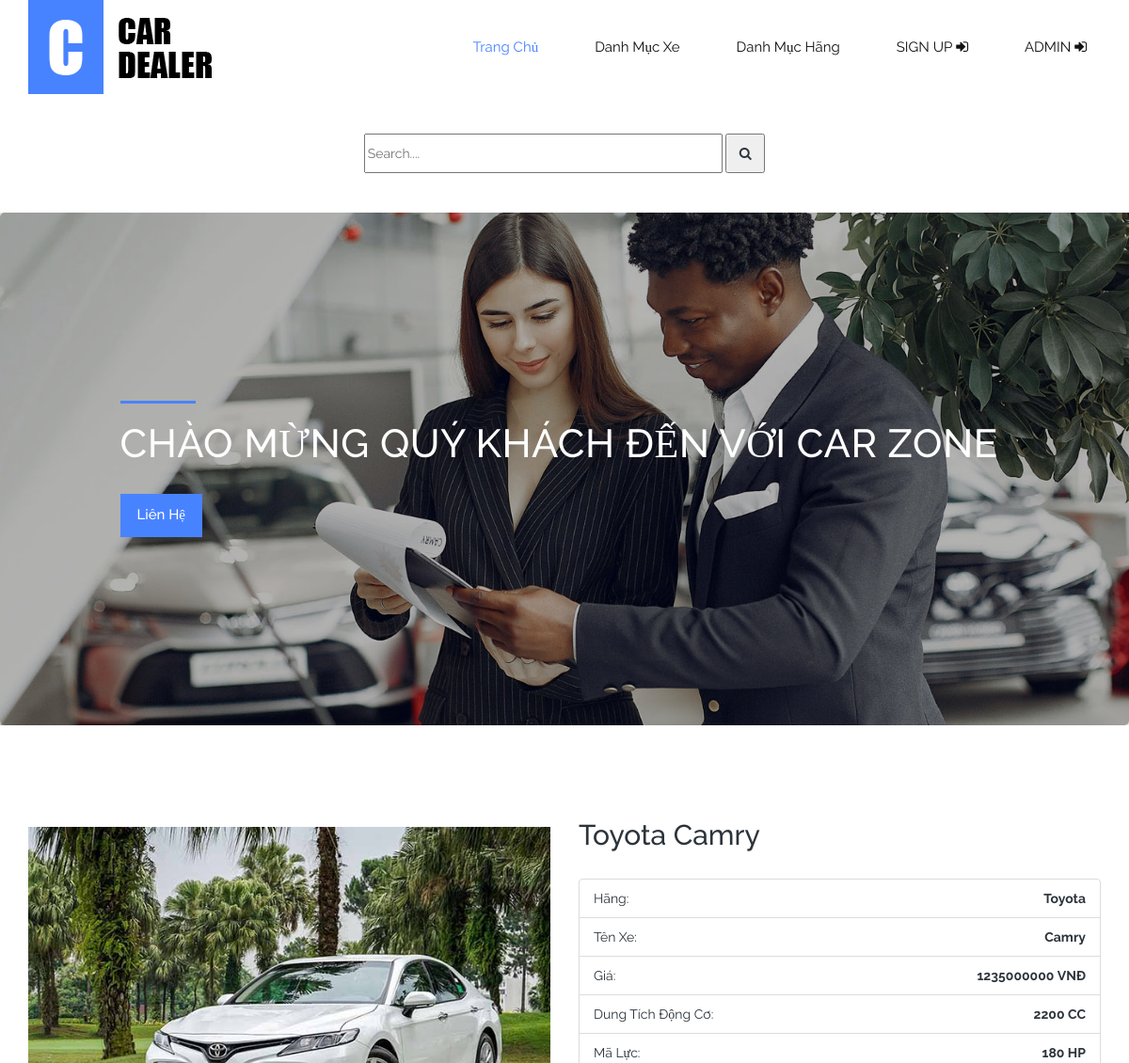
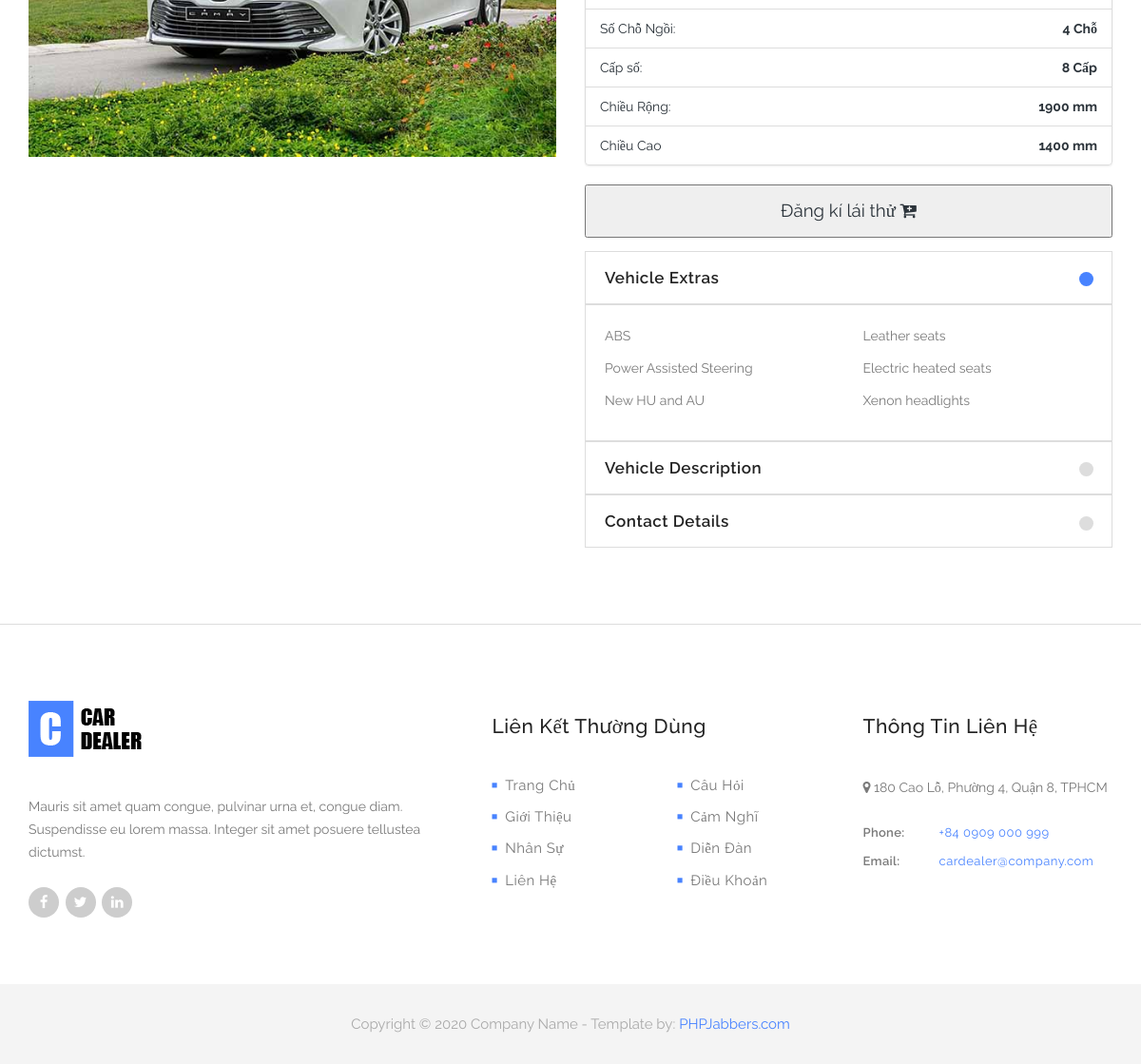
Page /index.php?controller=sanpham&id=P7&action=getID on the committed database (2 pictures, top to bottom).
### tables this page shows
CREATE TABLE `product` (
  `idProduct` char(10) NOT NULL,
  `nameProduct` varchar(45) NOT NULL,
  `priceProduct` float NOT NULL,
  `urlImagePro` text NOT NULL,
  `idBrand` char(10) DEFAULT NULL,
  `Engine` char(10) DEFAULT NULL,
  `horsePower` char(10) DEFAULT NULL,
  `seat` int(5) NOT NULL,
  `gearBox` char(50) NOT NULL,
  `width` char(10) NOT NULL,
  `height` char(10) NOT NULL
);

CREATE TABLE `listbrand` (
  `idBrand` char(10) NOT NULL,
  `nameBrand` varchar(45) NOT NULL,
  `urlImageBrand` text NOT NULL,
  `country` varchar(50) NOT NULL
);

### class/db.php (called while the page is built, shortened)
<?php
class db{
    protected static $pdo;
    public function __construct()
    {
            self::$pdo= new PDO('mysql:host='.HOST.';dbname=' . DB, USER,PW);
            self::$pdo->query('set names utf8');
    }
    protected function selectQuery($sql, $arr=[])
    {
        $stm = self::$pdo->prepare($sql);
        $stm->execute($arr);
        return $stm->fetchAll(PDO::FETCH_ASSOC);
    }
}
?>

### class/user.php (called while the page is built, shortened)
<?php
class user extends db
{
    function isSignin()
    {
        return false;
    }
}

### class/Utilities.php (called while the page is built, shortened)
<?php
class Utilities
{
    public static function get($index, $defaultValue = '')
    {
        return isset($_GET[$index]) ? trim($_GET[$index]) : $defaultValue;
    }
}

### class/sanpham.php (called while the page is built, shortened)
<?php
class sanpham extends db
{
    function getById($id)
    {
        $arr = [$id];
        return $this->selectQuery('select product.*, listbrand.nameBrand from listbrand, product where listbrand.idBrand=product.idBrand and idProduct=?', $arr);
    }
}

### views/xe/car-details.php (the view, shortened to what this page needs)
<section class="featured-places">
    <div class="container">
        <?php
        foreach ($dataById as $dbi) {
        ?>
            <div class="row">
                <div class="col-md-6 col-xs-12" style="margin-top: 2em;">
                    <div>
                        <img src="./views/image/product/<?php echo $dbi['urlImagePro'] ?>" alt="" class="img-responsive wc-image">
                    </div>
                </div>
                <div class="col-md-6 col-xs-12">
                    <form action="index.php?controller=cart&action=add" method="get" class="form" method="get">
                        <h2><?php echo $dbi['nameBrand'] ?>&nbsp;<?php echo $dbi['nameProduct'] ?></h2>
                        <br>
                        <ul class="list-group list-group-flush">
                            <li class="list-group-item">
                                <div class="clearfix">
                                    <span class="pull-left">Hãng:</span>
                                    <strong class="pull-right"><?php echo $dbi['nameBrand'] ?></strong>
                                </div>
                            </li>
                            <li class="list-group-item">
                                <div class="clearfix">
                                    <span class="pull-left">Tên Xe:</span>
                                    <strong class="pull-right"><?php echo $dbi['nameProduct'] ?></strong>
                                </div>
                            </li>
                            <li class="list-group-item">
                                <div class="clearfix">
                                    <span class="pull-left"> Giá: </span>
                                    <strong class="pull-right"><?php echo $dbi['priceProduct'] ?>&nbsp;<span>VNĐ</span></strong>
                                </div>
                            </li>
                            <li class="list-group-item">
                                <div class="clearfix">
                                    <span class="pull-left">Dung Tích Động Cơ: </span>
                                    <strong class="pull-right"><?php echo $dbi['Engine'] ?>&nbsp;<span>CC</span></strong>
                                </div>
                            </li>
                            <li class="list-group-item">
                                <div class="clearfix">
                                    <span class="pull-left">Mã Lực: </span>
                                    <strong class="pull-right"><?php echo $dbi['horsePower'] ?>&nbsp;<span>HP</span></strong>
                                </div>
                            </li>
                            <li class="list-group-item">
                                <div class="clearfix">
                                    <span class="pull-left">Số Chỗ Ngồi: </span>
                                    <strong class="pull-right"><?php echo $dbi['seat'] ?>&nbsp;<span>Chỗ</span></strong>
                                </div>
                            </li>
                            <li class="list-group-item">
                                <div class="clearfix">
                                    <span class="pull-left">Cấp số: </span>
                                    <strong class="pull-right"><?php echo $dbi['gearBox'] ?>&nbsp;<span>Cấp</span></strong>
                                </div>
                            </li>
                            <li class="list-group-item">
                                <div class="clearfix">
                                    <span class="pull-left">Chiều Rộng: </span>
                                    <strong class="pull-right"><?php echo $dbi['width'] ?>&nbsp;<span>mm</span></strong>
                                </div>
                            </li>
                            <li class="list-group-item">
                                <div class="clearfix">
                                    <span class="pull-left">Chiều Cao</span>
                                    <strong class="pull-right"><?php echo $dbi['height'] ?>&nbsp;<span>mm</span></strong>
                                </div>
                            </li>
                        </ul>
                        <ul style="display: flex; justify-content: center; align-items: center;">
                            <li style="width: 100%; height: 5em; ">
                                <button type="submit" style="width: 100%; height: 3em; font-size: 14pt;">
                                    Đăng kí lái thử&nbsp;<i class="fa fa-cart-plus"></i>
                                </button>
                            </li>
                        </ul>
                        <div class="accordions">
                            <ul class="accordion">
                                <li>
                                    <a class="accordion-trigger">Vehicle Extras</a>
                                    <div class="accordion-content">
                                        <div class="row">
                                            <div class="col-sm-6 col-xs-12">
                                                <p>ABS</p>
                                            </div>
                                            <div class="col-sm-6 col-xs-12">
                                                <p>Leather seats</p>
                                            </div>
                                            <div class="col-sm-6 col-xs-12">
                                                <p>Power Assisted Steering</p>
                                            </div>
                                            <div class="col-sm-6 col-xs-12">
                                                <p>Electric heated seats</p>
                                            </div>
                                            <div class="col-sm-6 col-xs-12">
                                                <p>New HU and AU</p>
                                            </div>
                                            <div class="col-sm-6 col-xs-12">
                                                <p>Xenon headlights</p>
                                            </div>
                                        </div>
                                    </div>
                                </li>
                                <li>
                                    <a class="accordion-trigger">Vehicle Description</a>
                                </li>
                                <li>
                                    <a class="accordion-trigger">Contact Details</a>
                                </li>
                            </ul>
                        </div>
                    </form>
                </div>
            </div>
        <?php
        }
        ?>
    </div>
</section>

### index.php (shortened to what this page needs)
<?php
$controller = Utilities::get('controller', 'home');
?>
<!DOCTYPE html>
<html>
<?php
include_once './pages/header.php';
?>
<body>
    <?php
    include_once './pages/menu.php';
    ?>
    <?php
    include_once './pages/banner.php';
    ?>
    <main>
        <?php
        if ($controller == 'sanpham') {
            include './controller/con_sanpham.php';
        }
        ?>
    </main>
    <?php
    include_once './pages/footer.php';
    ?>
</body>
</html>

### pages/header.php (shortened to what this page needs)
<head>
    <link rel="stylesheet" href="./assets/css/bootstrap.min.css">
    <link rel="stylesheet" href="./assets/css/bootstrap-theme.min.css">
    <link rel="stylesheet" href="./assets/css/fontAwesome.css">
    <link rel="stylesheet" href="./assets/css/hero-slider.css">
    <link rel="stylesheet" href="./assets/css/owl-carousel.css">
    <link rel="stylesheet" href="./assets/css/style.css">
    <link rel="stylesheet" href="./assets/css/style-cu-duc.scss">
</head>

### pages/menu.php (shortened to what this page needs)
<div class="wrap">
    <header id="header">
        <div class="container">
            <div class="row">
                <div class="col-md-12">
                    <a href="index.html">
                        <div class="logo">
                            <img src="img/logo2.png" alt="Venue Logo">
                        </div>
                    </a>
                    <nav id="primary-nav" class="dropdown cf">
                        <ul class="dropdown menu">
                            <li class='active'><a href="index.html?controller=home">Trang Chủ</a></li>
                            <li><a href="index.php?controller=sanpham&action=getAll">Danh Mục Xe</a></li>
                            <li>
                                <a href="index.php?controller=hang&action=getAll">Danh Mục Hãng</a>
                            </li>
                            <?php
                            $m = new user();
                            if ($m->isSignin() == false) {
                            ?>
                                <li>
                                    <a href="index.php?controller=user">
                                        SIGN UP&nbsp;<i class="fa fa-sign-in" aria-hidden="true"></i>
                                    </a>
                                </li>
                            <?php
                            }
                            ?>
                            <li>
                                <a href="index.php?controller=user&action=toadmin">
                                    ADMIN&nbsp;<i class="fa fa-sign-in" aria-hidden="true"></i>
                                </a>
                            </li>
                        </ul>
                    </nav>
                </div>
            </div>
            <div class="row" style="margin-top: 3em; margin-bottom: 3em;">
                <div class="col-md-12">
                    <nav class="search-bar" style="display: flex; justify-content: center; align-items: center;">
                        <form action="index.php" method="get">
                            <input type="text" placeholder="Search...." name="DH52003760_kw" size="50" required style="line-height: 0;height: 3em;" />
                            <button type="submit" style="line-height: 0; height: 3em; width: 3em">
                                <i class="fa fa-search" aria-hidden="true"></i>
                            </button>
                        </form>
                    </nav>
                </div>
            </div>
        </div>
    </header>
</div>

### pages/banner.php
<section class="banner" id="top" style="background-image: url(img/homepage-banner-image-1920x700.jpg);">
    <div class="container">
        <div class="row">
            <div class="col-md-10 col-md-offset-1">
                <div class="banner-caption">
                    <div class="line-dec"></div>
                    <h2>chào mừng quý khách đến với car zone</h2>
                    <div class="blue-button">
                        <a href="contact.html">Liên Hệ</a>
                    </div>
                </div>
            </div>
        </div>
    </div>
</section>

### controller/con_sanpham.php (shortened to what this page needs)
<?php
$action = Utilities::get('action', 'index');
$sanPham = new sanpham();
if ($action == 'getID') {
    $id = Utilities::get('id');
    $dataById = $sanPham->getById($id);
    include './views/xe/car-details.php';
}

### pages/footer.php
<footer>
    <div class="container">
        <div class="row">
            <div class="col-md-5">
                <div class="about-veno">
                    <div class="logo">
                        <img src="img/footer_logo.png" alt="Venue Logo">
                    </div>
                    <p>Mauris sit amet quam congue, pulvinar urna et, congue diam. Suspendisse eu lorem massa. Integer sit amet posuere tellustea dictumst.</p>
                    <ul class="social-icons">
                        <li>
                            <a href="#"><i class="fa fa-facebook"></i></a>
                            <a href="#"><i class="fa fa-twitter"></i></a>
                            <a href="#"><i class="fa fa-linkedin"></i></a>
                        </li>
                    </ul>
                </div>
            </div>
            <div class="col-md-4">
                <div class="useful-links">
                    <div class="footer-heading">
                        <h4>Liên Kết Thường Dùng</h4>
                    </div>
                    <div class="row">
                        <div class="col-md-6">
                            <ul>
                                <li><a href="#"><i class="fa fa-stop"></i>Trang Chủ</a></li>
                                <li><a href="#"><i class="fa fa-stop"></i>Giới Thiệu</a></li>
                                <li><a href="#"><i class="fa fa-stop"></i>Nhân Sự</a></li>
                                <li><a href="#"><i class="fa fa-stop"></i>Liên Hệ</a></li>
                            </ul>
                        </div>
                        <div class="col-md-6">
                            <ul>
                                <li><a href="#"><i class="fa fa-stop"></i>Câu Hỏi</a></li>
                                <li><a href="#"><i class="fa fa-stop"></i>Cảm Nghĩ</a></li>
                                <li><a href="#"><i class="fa fa-stop"></i>Diễn Đàn</a></li>
                                <li><a href="#"><i class="fa fa-stop"></i>Điều Khoản</a></li>
                            </ul>
                        </div>
                    </div>
                </div>
            </div>
            <div class="col-md-3">
                <div class="contact-info">
                    <div class="footer-heading">
                        <h4>Thông Tin Liên Hệ</h4>
                    </div>
                    <p><i class="fa fa-map-marker"></i> 180 Cao Lỗ, Phường 4, Quận 8, TPHCM</p>
                    <ul>
                        <li><span>Phone:</span><a href="#">+84 0909 000 999</a></li>
                        <li><span>Email:</span><a href="#">cardealer@company.com</a></li>
                    </ul>
                </div>
            </div>
        </div>
    </div>
</footer>
<div class="sub-footer">
    <p>Copyright © 2020 Company Name - Template by: <a href="https://www.phpjabbers.com/">PHPJabbers.com</a></p>
</div>

### assets/css/hero-slider.css (style rules this page uses)
*, *::after, *::before { -webkit-box-sizing: border-box; -moz-box-sizing: border-box; box-sizing: border-box; }
html { font-size: 62.5%; }
body { font-family: "Open Sans", sans-serif; color: #2c343b; background-color: #f2f2f2; }
a { color: #d44457; text-decoration: none; }
img { max-width: 100%; }

### rows in the picture
product: urlImagePro (picture), idBrand.nameBrand "Toyota", nameProduct "Camry", priceProduct "1235000000", Engine "2200", horsePower "180", seat "4", gearBox "8", width "1900", height "1400"
